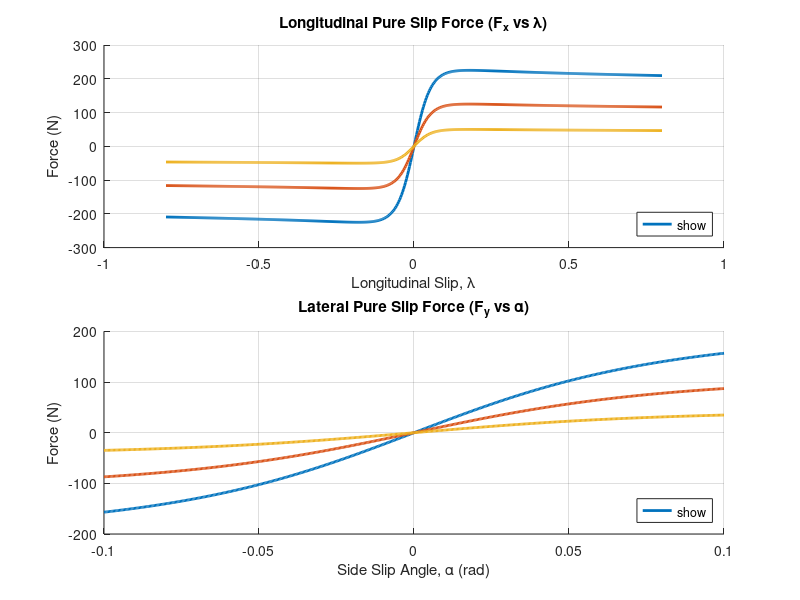

Here is the MATLAB script that generated this plot:
% --- Pacejka Pure Slip Plotting Script ---

% 1. Constants and Parameters
Fz_nominal = 250; % N (Using F_z static value from your car parameters)
eps = 1e-6;        % Small number to prevent division by zero (standard practice)

% Pacejka Parameters (assuming all wheels have the same values)
Blong = 10;
Clong = 1.9;
Elong = 0.97;
Blat  = 8;
Clat  = 1.3;
Elat  = 1.0;

% Coefficients of friction (mu) to plot
mu_values = [0.9, 0.5, 0.2];

% 2. Define Slip Vectors (up to 80% or 0.8 rad)
% Longitudinal Slip (lambda): 0 to 0.8 (80%)
lambda = linspace(-0.8, 0.8, 500); 
% Lateral Slip (alpha): -0.1 to 0.1 radians (~ -5.7 to 5.7 degrees, common working range)
alpha = linspace(-0.1, 0.1, 500); 

% 3. Initialize Figure and Plot Longitudinal Force
figure('Name', 'Pacejka Pure Slip Forces');

% --- Longitudinal Pure Slip (F_long_0 vs lambda) ---
subplot(2, 3, 1:3); % Span across the top row
hold on;
title('Longitudinal Pure Slip Force (F_{x} vs \lambda)');
xlabel('Longitudinal Slip, \lambda');
ylabel('Force (N)');
grid on;

for k = 1:length(mu_values)
    mu_long = mu_values(k);
    
    % The Pure Longitudinal Formula (F_long_0)
    Y = Clong * atan(Blong * lambda - Elong * (Blong * lambda - atan(Blong * lambda)));
    F_long_0 = mu_long * Fz_nominal * sin(Y);
    
    plot(lambda, F_long_0, 'LineWidth', 2, 'DisplayName', ['\mu_{long} = ', num2str(mu_long)]);
end
legend('show', 'Location', 'southeast');
hold off;

% --- Lateral Pure Slip (F_lat_0 vs alpha) ---
subplot(2, 3, 4:6); % Span across the bottom row
hold on;
title('Lateral Pure Slip Force (F_{y} vs \alpha)');
xlabel('Side Slip Angle, \alpha (rad)');
ylabel('Force (N)');
grid on;

for k = 1:length(mu_values)
    mu_lat = mu_values(k);
    
    % The Pure Lateral Formula (F_lat_0)
    Y = Clat * atan(Blat * alpha - Elat * (Blat * alpha - atan(Blat * alpha)));
    F_lat_0 = mu_lat * Fz_nominal * sin(Y);
    
    plot(alpha, F_lat_0, 'LineWidth', 2, 'DisplayName', ['\mu_{lat} = ', num2str(mu_lat)]);
end
legend('show', 'Location', 'southeast');
hold off;
%
